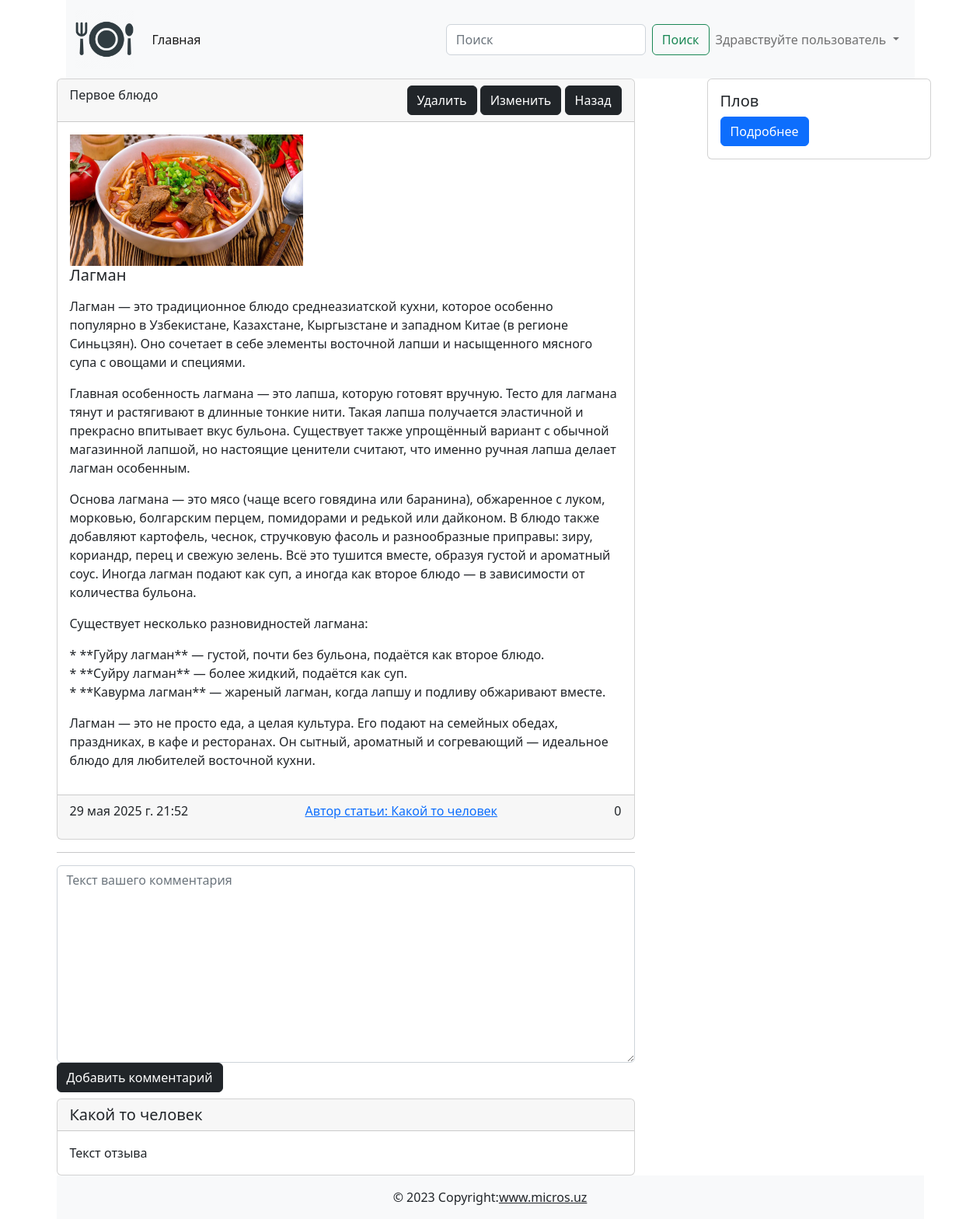
The app's page /post/1, older data.
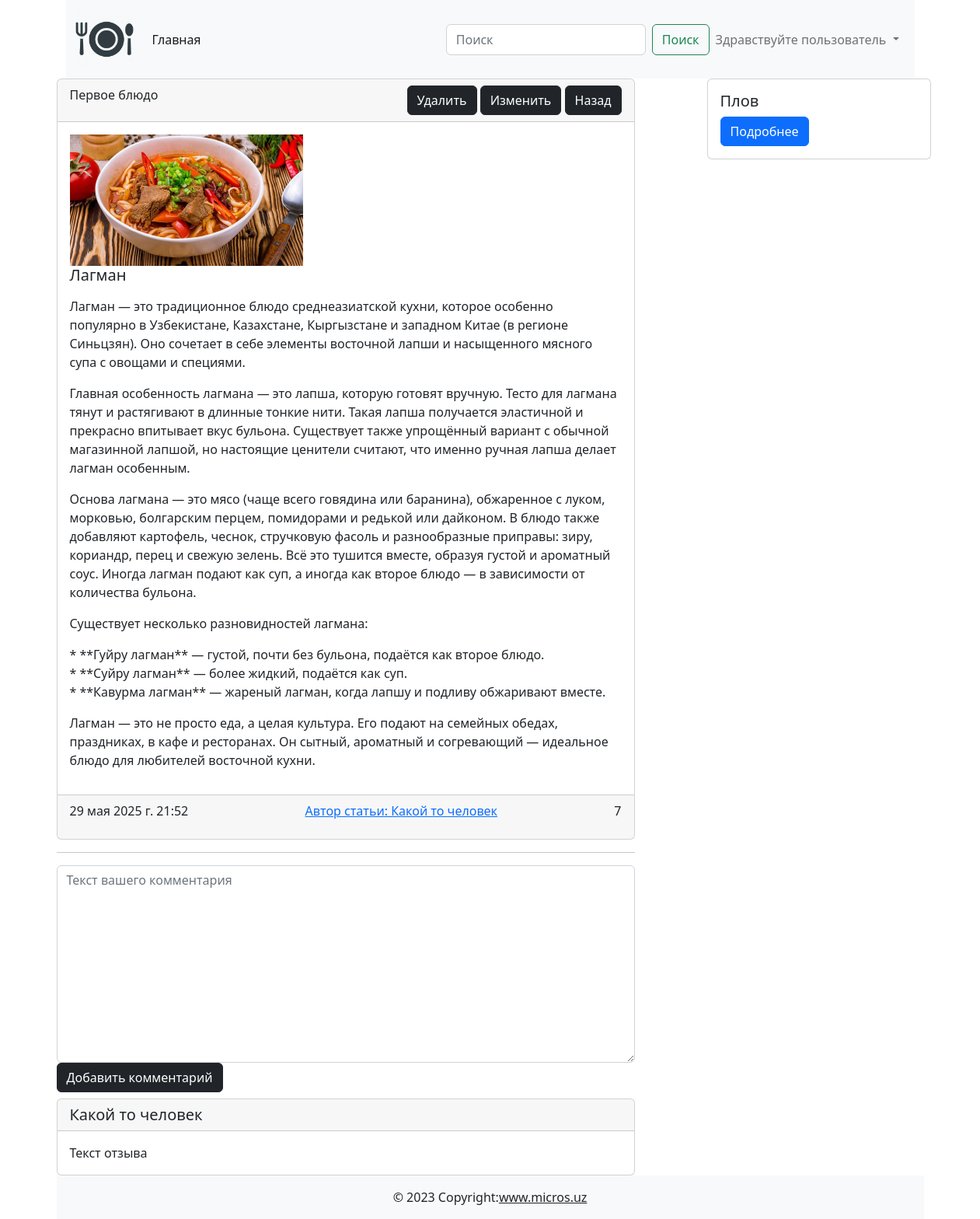
The same page, newer data.
### cooking/models.py (models this page shows, shortened)
class Posts(models.Model):
    title = models.CharField(max_length=255, verbose_name='Заголовок статьи')
    content = models.TextField(default='Скоро тут будет статья...', verbose_name='Текст статьи')
    created_at = models.DateTimeField(auto_now_add=True, verbose_name='Дата создания')
    updated_at = models.DateTimeField(auto_now=True, verbose_name='Дата обновления')
    photo = models.ImageField(upload_to='photos/', blank=True, null=True, verbose_name='Изображения')
    watched = models.IntegerField(default=0, verbose_name='Количество просмотров')
    is_published = models.BooleanField(default=True, verbose_name='Опубликовано')
    category = models.ForeignKey(Category, on_delete=models.CASCADE, verbose_name='Категория')
    class Meta:
        verbose_name = 'Пост'
        verbose_name_plural = 'Посты'
    def get_absolute_url(self):
        return reverse('post_detail', kwargs={'pk': self.pk})

class Category(models.Model):
    title = models.CharField(max_length=255, verbose_name='Название категории')
    def __str__(self):
        return self.title
    class Meta:
        verbose_name = 'Категория'
        verbose_name_plural = 'Категории'

### cooking/views.py (the view)
# urls.py: path('post/<int:pk>', post_detail, name='post_detail'),
def post_detail(request, pk):
    article = Posts.objects.get(pk=pk)
    Posts.objects.filter(pk=pk).update(watched=F('watched') + 1) # количество просмотра +1
    extend_post = Posts.objects.all().exclude(pk=pk).order_by('-watched')[:5]
    context = {
        'title': article.title,
        'post': article,
        'extend_posts': extend_post,
    }
    return render(request, 'cooking/article_detail.html', context)

### cooking/templates/cooking/article_detail.html (shortened to what this page needs)
{%  extends 'base.html' %}
{% block main %}
<div class="d-flex justify-content-between">
    <div class="col-8">
        <div class="card">
            <div class="card-header d-flex justify-content-between">{{ post.category }}
                <div>
                    <a href="#!" class="btn btn-dark">Удалить</a>
                    <a href="#!" class="btn btn-dark">Изменить</a>
                    <a href="#!" class="btn btn-dark">Назад</a>
                </div>
            </div>
            <div class="card-body">
                {% if post.photo %}
                <img src="{{ post.photo.url }}" width="300" alt="">
                {% else %}
                <img src="https://www.raumplus.ru/upload/iblock/99e/Skoro-zdes-budet-foto.jpg" width="300" alt="">
                {% endif %}
                <h5 class="card-title">{{ post.title }}</h5>
                <p class="card-text"> {{ post.content | linebreaks }} </p>
            </div>
            <div class="card-footer d-flex justify-content-between"><p class="card-text">{{ post.created_at }}</p>
                <a href="/profile/1">Автор статьи: Какой то человек</a>
                <p class="card-text">{{ post.watched }}</p>
            </div>
        </div>
        <hr>
        <form action="#!" method="post" , enctype="multipart/form-data">
            <textarea name="text" cols="40" rows="10" class="form-control" placeholder="Текст вашего комментария"
                      required id="id_text"></textarea>
            <button class="btn btn-dark" type="submit">Добавить комментарий</button>
        </form>
        <div class="card mt-2"><h5 class="card-header">Какой то человек</h5>
            <div class="card-body">
                <p class="card-text">Текст отзыва</p>
            </div>
        </div>
    </div>
    <div class="col-1"></div>
    <div class="col-4">
        {% for ext in extend_posts%}
        <div class="card" style="width: 18rem;">
            <div class="card-body"><h5 class="card-title">{{ ext.title }}</h5><a href="{{ ext.get_absolute_url  }}"
                                                                                 class="btn btn-primary">Подробнее</a>
            </div>
        </div>
        {% endfor %}
    </div>
</div>
{% endblock main %}

### templates/base.html (shortened to what this page needs)
{% load static %}
<!doctype html>
<html lang="en">
<head>
    <link href="https://cdn.jsdelivr.net/npm/bootstrap@5.2.3/dist/css/bootstrap.min.css" rel="stylesheet">
</head>
<body>
    <div class="container">
        {% include 'components/_navbar.html' %}
        <main>
            {% block main %}
            {% endblock main %}
        </main>
        {% include 'components/_footer.html' %}
    </div>
</body>
</html>

### templates/components/_navbar.html (shortened to what this page needs)
{% load static %}
<header>
            <div class="container">
                <nav class="navbar navbar-expand-lg bg-light">
                    <div class="container-fluid">
                        <a class="navbar-brand" href="{% url 'index' %}">
                            <img src="{% static 'img/img.png' %}" width="75" alt="">
                        </a>
                        <div class="collapse navbar-collapse" id="navbarSupportedContent">
                            <ul class="navbar-nav me-auto mb-2 mb-lg-0"><li class="nav-item"><a class="nav-link active" aria-current="page" href="{% url 'index' %}">Главная</a></li></ul>
                            <div class="d-flex">
                                <form class="d-flex" role="search" method="get" action="#!">
                                    <input name="q" class="form-control me-2" type="search" placeholder="Поиск" aria-label="Поиск">
                                    <button class="btn btn-outline-success" type="submit">Поиск</button>
                                </form>
                                <ul class="navbar-nav me-auto mb-2 mb-lg-0">
                                    <li class="nav-item dropdown">
                                        <a class="nav-link dropdown-toggle" href="#" id="navbarDropdown" role="button"
                                           data-bs-toggle="dropdown" aria-expanded="false">
                                            Здравствуйте пользователь
                                        </a>
                                    </li>
                                </ul>
                            </div>
                        </div>
                    </div>
                </nav>
            </div>
        </header>

### templates/components/_footer.html
<footer class="bg-light text-center text-lg-start">
    <div class="text-center p-3" style="background-color: rgba(0, 0, 0, 0);">© 2023 Copyright:<a class="text-dark"
                                                                                                 href="https://mdbootstrap.com/">www.micros.uz</a>
    </div>
</footer>

Row changes from the older to the newer data that the page shows:
changed Posts "Лагман": watched "0" → "7"
